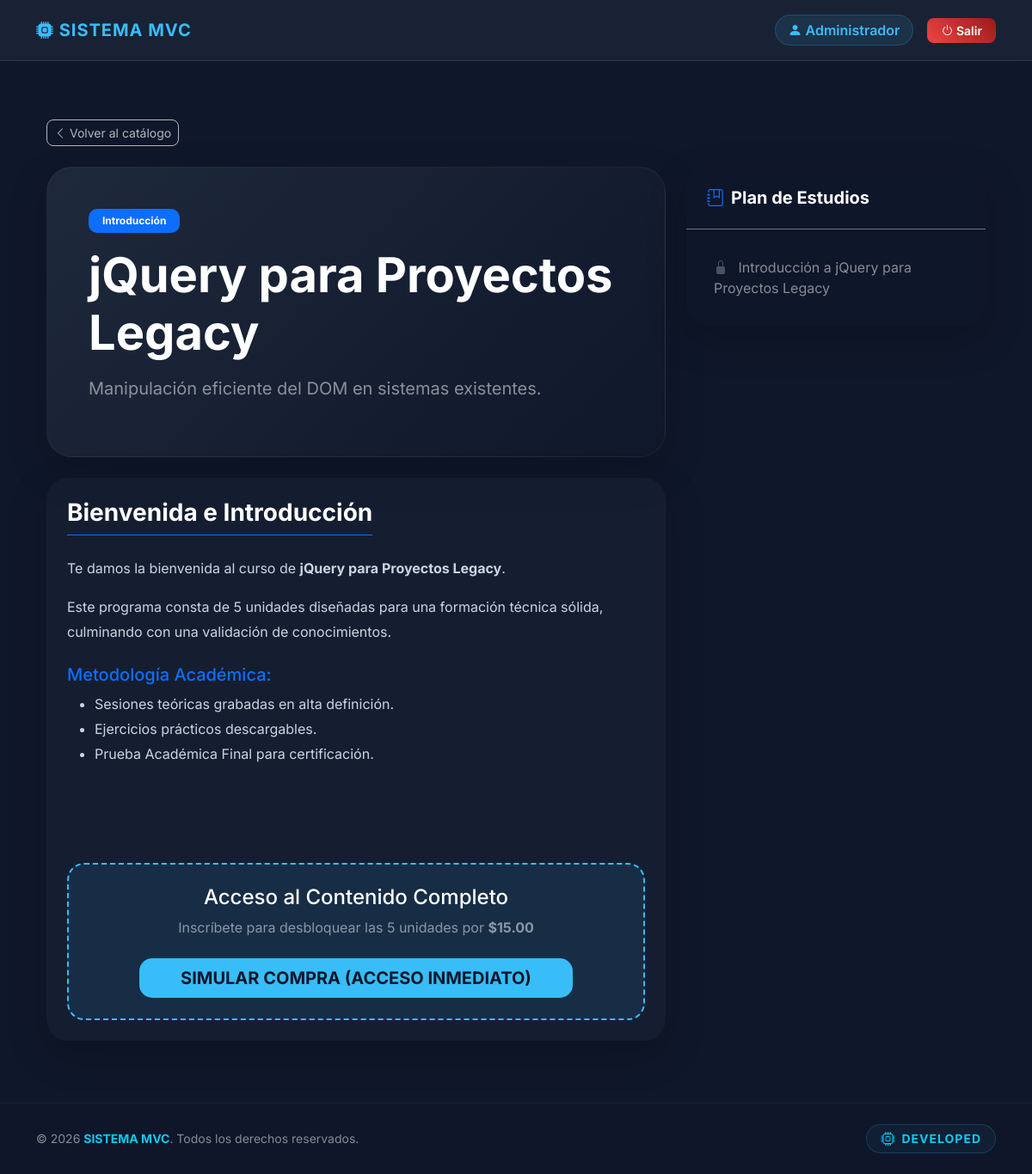
The app's page /tienda/public/index.php?url=ver-curso&id=5 (signed in) with its own data.
### tables this page shows
CREATE TABLE `cursos` (
  `id` int(11) NOT NULL,
  `titulo` varchar(150) NOT NULL,
  `descripcion` text DEFAULT NULL,
  `precio` decimal(10,2) DEFAULT NULL,
  `imagen` varchar(255) DEFAULT 'default.jpg',
  `categoria` enum('marketing','ciberseguridad','otros') DEFAULT 'otros',
  `fecha_creacion` timestamp NOT NULL DEFAULT current_timestamp()
);

CREATE TABLE `modulos` (
  `id` int(11) NOT NULL,
  `curso_id` int(11) NOT NULL,
  `titulo` varchar(255) NOT NULL,
  `orden` int(11) DEFAULT 0
);

### tienda/app/Models/CourseModel.php (called while the page is built, shortened)
<?php
class CourseModel {
    private $db;
    public function __construct($db) {
        $this->db = $db;
    }
    public function obtenerPorId($id) {
        $query = "SELECT * FROM cursos WHERE id = :id";
        $stmt = $this->db->prepare($query);
        $stmt->execute(['id' => $id]);
        return $stmt->fetch(PDO::FETCH_ASSOC);
    }
    public function obtenerModulosConTexto($curso_id) {
        try {
            $query = "SELECT m.id, m.titulo, l.texto, l.video
            FROM modulos m
            LEFT JOIN lecciones l ON m.id = l.modulo_id
            WHERE m.curso_id = :cid
            ORDER BY m.orden ASC, m.id ASC";
            $stmt = $this->db->prepare($query);
            $stmt->execute(['cid' => $curso_id]);
            return $stmt->fetchAll(PDO::FETCH_ASSOC);
        } catch (\PDOException $e) {
            return [];
        }
    }
}

### tienda/app/views/cursos/detalles.php (the view, shortened to what this page needs)
<?php include '../app/views/servicios/layouts/header.php'; ?>
<div class="container py-5">
<a href="index.php?url=cursos" class="btn btn-outline-light mb-4 btn-sm" style="border-radius: 8px; opacity: 0.7;">
<i class="bi bi-chevron-left"></i> Volver al catálogo
</a>
<div class="row">
<div class="col-lg-8">
<div class="p-5 mb-4 shadow-lg text-white" style="background: linear-gradient(135deg, #1e293b 0%, #0f172a 100%); border-radius: 30px; border: 1px solid rgba(255,255,255,0.05);">
<span class="badge bg-primary mb-3 px-3 py-2" style="border-radius: 10px;">
<?php echo $estaInscrito ? 'Estudiante Activo' : 'Introducción'; ?>
</span>
<h1 class="display-4 fw-bold mb-3"><?php echo htmlspecialchars($curso['titulo']); ?></h1>
<p class="fs-5 text-white-50"><?php echo htmlspecialchars($curso['descripcion']); ?></p>
</div>
<div class="card border-0 shadow-lg p-4 mb-4" style="background: rgba(30, 41, 59, 0.4); border-radius: 25px; color: #cbd5e1;">
<?php if ($estaInscrito): ?>
<h3 class="text-white fw-bold mb-4 border-bottom border-primary pb-2" style="width: fit-content;">Video de la Clase</h3>
<div class="ratio ratio-16x9 bg-black mb-4 shadow-lg" style="border-radius: 20px; overflow: hidden; border: 2px solid #38bdf8;">
<iframe src="https://www.youtube.com/embed/dQw4w9WgXcQ" title="Video Lección" allowfullscreen></iframe>
</div>
<div class="alert alert-info border-0" style="background: rgba(56, 189, 248, 0.1); color: #38bdf8; border-radius: 15px;">
<i class="bi bi-unlock-fill me-2"></i> Has desbloqueado el contenido académico completo.
</div>
<?php else: ?>
<h3 class="text-white fw-bold mb-4 border-bottom border-primary pb-2" style="width: fit-content;">Bienvenida e Introducción</h3>
<div class="contenido-texto mb-5" style="line-height: 1.8;">
<p>Te damos la bienvenida al curso de <strong><?php echo htmlspecialchars($curso['titulo']); ?></strong>.</p>
<p>Este programa consta de 5 unidades diseñadas para una formación técnica sólida, culminando con una validación de conocimientos.</p>
<h5 class="text-primary mt-4">Metodología Académica:</h5>
<ul>
<li>Sesiones teóricas grabadas en alta definición.</li>
<li>Ejercicios prácticos descargables.</li>
<li>Prueba Académica Final para certificación.</li>
</ul>
</div>
<div class="mt-5 p-4 text-center" style="background: rgba(56, 189, 248, 0.1); border: 2px dashed #38bdf8; border-radius: 20px;">
<h4 class="text-white">Acceso al Contenido Completo</h4>
<p class="mb-4 text-white-50">Inscríbete para desbloquear las 5 unidades por <strong>$<?php echo number_format($curso['precio'], 2); ?></strong></p>
<a href="index.php?url=comprar-simulado&id=<?php echo $curso['id']; ?>"
class="btn btn-primary btn-lg px-5 fw-bold"
style="border-radius: 15px; background: #38bdf8; border: none; color: #0f172a;">
SIMULAR COMPRA (ACCESO INMEDIATO)
</a>
</div>
<?php endif; ?>
</div>
</div>
<div class="col-lg-4">
<div class="card border-0 shadow-lg text-white" style="background: rgba(15, 23, 42, 0.9); border-radius: 25px; position: sticky; top: 20px;">
<div class="card-header bg-transparent border-secondary p-4">
<h5 class="mb-0 fw-bold"><i class="bi bi-journal-bookmark me-2 text-primary"></i>Plan de Estudios</h5>
</div>
<div class="list-group list-group-flush p-3">
<?php if (!empty($modulos)): ?>
<?php foreach ($modulos as $index => $modulo):
$esExamen = ($index == 4);
?>
<div class="list-group-item bg-transparent border-0 py-3 d-flex justify-content-between align-items-center <?php echo $estaInscrito ? 'text-white' : 'text-white-50'; ?>">
<span>
<?php if (!$estaInscrito): ?>
<i class="bi bi-lock-fill me-2 opacity-50"></i>
<?php elseif ($esExamen): ?>
<i class="bi bi-file-earmark-text-fill text-warning me-2"></i>
<?php else: ?>
<i class="bi bi-play-circle-fill text-primary me-2"></i>
<?php endif; ?>
<?php echo htmlspecialchars($modulo['titulo']); ?>
</span>
</div>
<?php endforeach; ?>
<?php else: ?>
<div class="p-3 text-center text-white-50 small">Cargando unidades...</div>
<?php endif; ?>
</div>
</div>
</div>
</div>
</div>
<?php include '../app/views/servicios/layouts/footer.php'; ?>

### tienda/app/views/servicios/layouts/header.php (style rules this page uses)
body { font-family: 'Inter', sans-serif; background-color: #0f172a; color: #f8fafc; min-height: 100vh; }

### tienda/app/views/servicios/layouts/footer.php (style rules this page uses)
body { display: flex; flex-direction: column; min-height: 100vh; }
html { scroll-behavior: smooth; }

### records on screen
cursos: titulo "jQuery para Proyectos Legacy", descripcion "Manipulación eficiente del DOM en sistemas existentes.", precio "15.00"
modulos: titulo "Introducción a jQuery para Proyectos Legacy"

### other values on screen
$_SESSION['usuario_nombre'] "Administrador"
